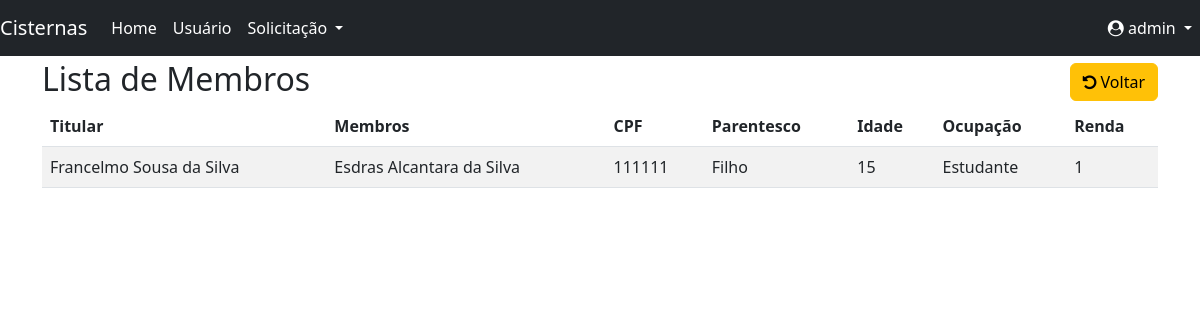
The page /usuarios/membro_list/1/ (signed in) on the database its author committed.
### backend/usuarios/models.py (models this page shows, shortened)
class Membro(models.Model):
    titular = models.ForeignKey(Titular, on_delete=models.SET_NULL, null=True, blank=True)
    nome = models.CharField('Nome', max_length=70, blank=True)
    cpf = models.PositiveIntegerField('CPF', null=True, blank=True)
    parentesco = models.CharField('Parentesco', max_length=20, blank=True)
    idade = models.PositiveIntegerField('Idade', null=True, blank=True)
    ocupacao = models.CharField('Ocupação', max_length=70, blank=True)
    renda = models.PositiveIntegerField('Renda', null=True, blank=True)
    class Meta:
        verbose_name_plural = 'Membros'
        ordering = ('nome',)

class Titular(models.Model):
    user = models.ForeignKey(User, on_delete=models.SET_NULL, null=True, blank=True)
    inicio = models.DateField('Data Inicial')
    fim = models.DateField('Data Final')
    nome = models.CharField('Nome', max_length=70, blank=True)
    rg = models.PositiveIntegerField('RG', null=True, blank=True)
    cpf = models.PositiveIntegerField('CPF', null=True, blank=True)
    nis = models.PositiveIntegerField('NIS', null=True, blank=True)
    telefone = models.PositiveIntegerField('Telefone', null=True, blank=True)
    active = models.BooleanField(default=False)
    class Meta:
        verbose_name_plural = 'Titulares'
        ordering = ('nome',)

### backend/usuarios/views.py (the view)
# urls.py: path('membro_list/<int:pk>/', v.membro_list, name='membro_list'),
@login_required
def membro_list(request, pk):
    template_name = 'membro_list.html'
    membro = Membro.objects.filter(titular__pk=pk)
    context = {'membro_list': membro}
    return render(request, template_name, context)

### backend/usuarios/templates/membro_list.html
{% extends "base.html" %}
{% block content %}
<div class="page-header">
    <h2>Lista de Membros
        <span class="pull-right">
              <a href="{% url 'usuarios:titular_list' %}">
                <button type="button" class="btn btn-warning">
                    <span class="fa fa-undo"></span> Voltar
                </button>
            </a>
        </span>
    </h2>
    {% if membro_list %}
    <table class="table table-striped">
        <thead>
            <tr>
                <th class="text_center">Titular</th>
                <th class="text_center">Membros</th>
                <th class="text_center">CPF</th>
                <th class="text_center">Parentesco</th>
                <th class="text_center">Idade</th>
                <th class="text_center">Ocupação</th>
                <th class="text_center">Renda</th>
            </tr>
        </thead>
        <tbody>
            {% for membro in membro_list %}
            <tr>
                <td>{{membro.titular.nome}}</td>
                <td>{{membro.nome}}</td>
                <td>{{membro.cpf}}</td>
                <td>{{membro.parentesco}}</td>
                <td>{{membro.idade}}</td>
                <td>{{membro.ocupacao}}</td>
                <td>{{membro.renda}}</td>
            </tr>
            {% endfor %}
        </tbody>
    </table>
    {% else %}
        <p class="alert alert_warning">Sem itens na lista</p>
    {% endif %}
</div>
    {% include "includes/pagination.html" %}
{% endblock content %}

### backend/base/templates/includes/nav.html (shortened to what this page needs)
<nav class="navbar navbar-expand-md navbar-dark bg-dark fixed-top">
    <a class="navbar-brand" href="/admin/">Cisternas</a>
    {% if user.is_authenticated %}
    <div class="collapse navbar-collapse" id="navbarsExampleDefault">
        <ul class="navbar-nav mr-auto">
            <li class="nav-item active">
                <a class="nav-link text-white" href="{% url 'base:index' %}">Home<span class="sr-only">(current)</span></a>
            </li>
            <li class="nav-item">
                <a class="nav-link text-white" href="{% url 'usuarios:titular_list' %}">Usuário</a>
            </li>
            <li class="nav-item dropdown">
                <a class="nav-link dropdown-toggle text-white" href="#" role="button"
                   data-bs-toggle="dropdown" aria-haspopup="true" aria-expanded="false"><span>Solicitação</span>
                </a>
            </li>
        </ul>
        <ul class="navbar-nav ms-auto">
            <li class="nav-item dropdown">
                <a class="nav-link dropdown-toggle text-white" href="#" role="button" data-bs-toggle="dropdown"
                   aria-haspopup="true" aria-expanded="false">
                    <i class="fa fa-user-circle" aria-hidden="true"></i>
                    <span id="username">{{ request.user}}</span>
                </a>
            </li>
        {% endif %}
    </div>
</nav>

### backend/base/static/css/style.css (style rules this page uses)
body { margin-top: 60px }

### rows shown on the page
Membro: titular.nome "Francelmo Sousa da Silva", nome "Esdras Alcantara da Silva", cpf "111111", parentesco "Filho", idade "15", ocupacao "Estudante", renda "1"

### other values the page prints
{{ request.user }} "admin"
